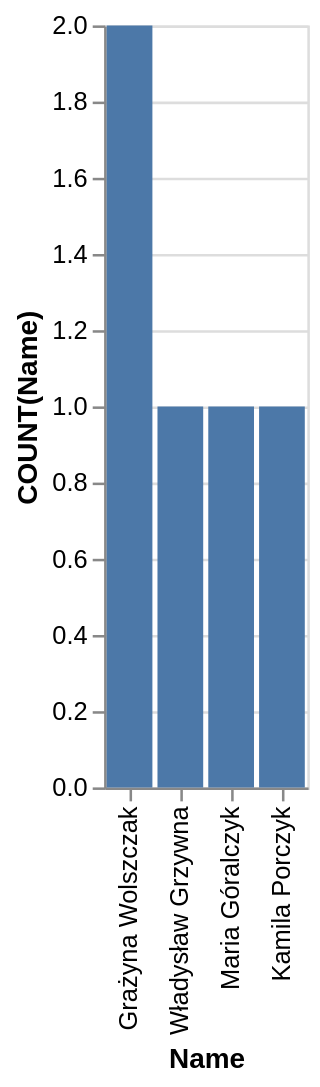

The Vega-Lite source for this figure:
### Vega-Lite specification from a JSON file in a GitHub repository (floating-point values rounded to 4 significant figures)
{"data": {"values": [{"x_data": "Grażyna Wolszczak", "y_data": 2}, {"x_data": "Władysław Grzywna", "y_data": 1}, {"x_data": "Maria Góralczyk", "y_data": 1}, {"x_data": "Kamila Porczyk", "y_data": 1}]}, "mark": "bar", "encoding": {"x": {"field": "x_data", "type": "nominal", "title": "Name", "sort": {"op": "sum", "field": "y_data", "order": "descending"}}, "y": {"field": "y_data", "type": "quantitative", "title": "COUNT(Name)"}}}
